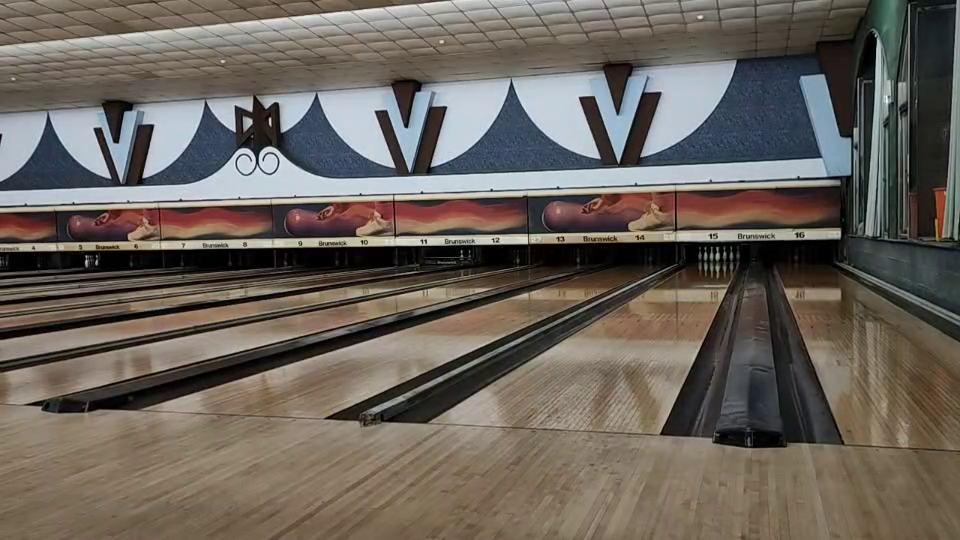
#> input picture frame 41 of videos/test1.mp4, 960 x 540 px, given in place of test.mp4, which was not available
$ python circles.py
#> lines starting #> are read from the running program, lines starting #| are printed output that depends on the picture; after the words box and inside, x2 and y2 are one past the last pixel; in counts of white or black regions, pixels touching at a corner belong together; pictures that were not available may be replaced by others from this repository, and a replacement may not be noted
import cv2
import numpy as np

# 建立影片擷取物件
cap = cv2.VideoCapture('./videos/test.mp4')

while True:
    # 讀取影格
    ret, frame = cap.read()
#> frame is the input picture: shape (540, 960, 3); mean B, G, R 92.2, 100.1, 107.6

    if not ret:
        break

    # 將影格轉換為灰度圖像
    gray = cv2.cvtColor(frame, cv2.COLOR_BGR2GRAY)
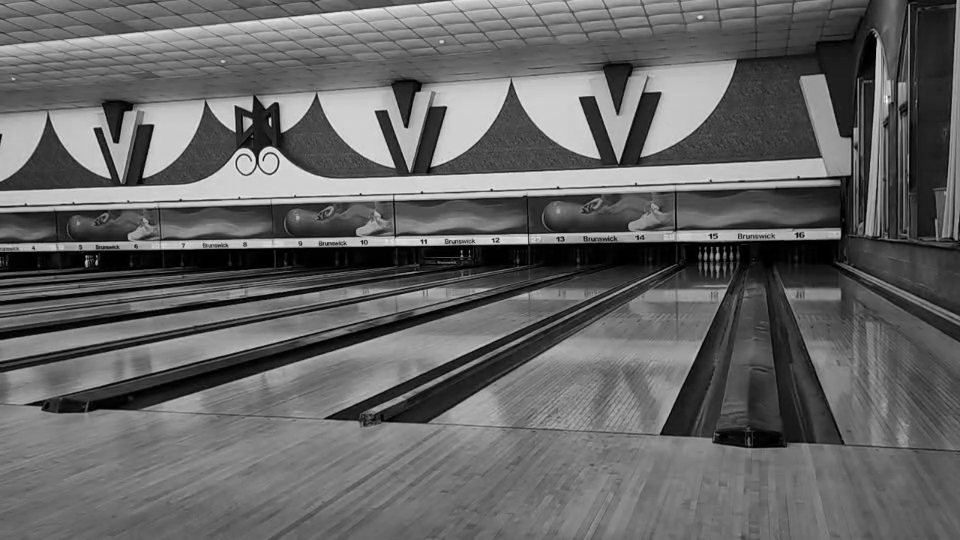
#> gray: shape (540, 960); min 0, max 249, mean 101.4

    # 獲取影像的寬度和高度
    height, width = gray.shape[:2]
#> height = 540; width = 960

    # 計算畫面中間1/3的範圍
    start_x = width // 3
#> start_x = 320
    end_x = width * 2 // 3
#> end_x = 640

    # 只擷取畫面中間1/3的區域進行處理
    gray_roi = gray[:, start_x:end_x]
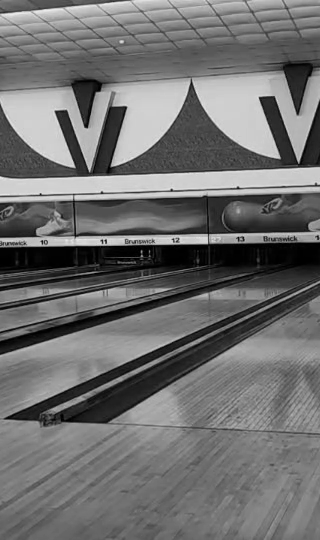
#> gray_roi: shape (540, 320); min 0, max 237, mean 111.8

    # 套用模糊濾鏡以降低噪音
    blurred = cv2.GaussianBlur(gray_roi, (5, 5), 0)
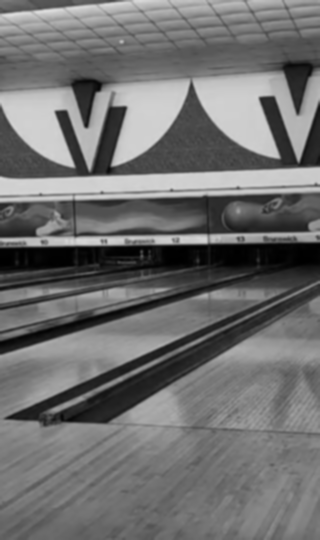
#> blurred: shape (540, 320); min 0, max 221, mean 111.8

    # 偵測圓形，並調整閥值
    circles = cv2.HoughCircles(blurred, cv2.HOUGH_GRADIENT, dp=1, minDist=30, param1=30, param2=40, minRadius=20, maxRadius=50)
#> circles = [[244.5, 396.5, 23.9]]

    # 確保至少偵測到一個圓形
    if circles is not None:
        # 將圓形參數的值轉換成整數
        circles = np.round(circles[0, :]).astype("int")
#> circles = [[244, 396, 24]]

        # 繪製偵測到的圓形
        for (x, y, r) in circles:
            # 轉換圓心的座標到原始圖像的座標
            x += start_x
            # 繪製圓形
            cv2.circle(frame, (x, y), r, (0, 255, 0), 4)
#> this loop made 1 pass
#> (x, y, r) on pass 1: (564, 396, 24)
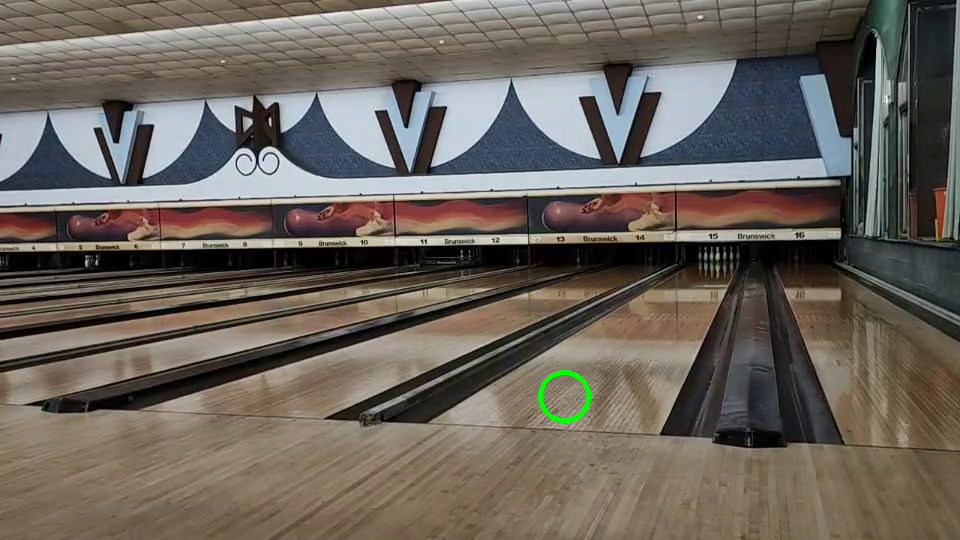
#> frame: shape (540, 960, 3); 0.15% of pixels changed, all inside (x1, y1, x2, y2) = (538, 370, 591, 423)

    # 顯示影像
    cv2.imshow("Detected Circles", frame)

    # 按下 'q' 鍵結束迴圈
    if cv2.waitKey(1) & 0xFF == ord('q'):
#> (key q is pressed here)
        break

# 釋放影片擷取物件與關閉視窗
cap.release()
cv2.destroyAllWindows()

$ run again, starting later in the video
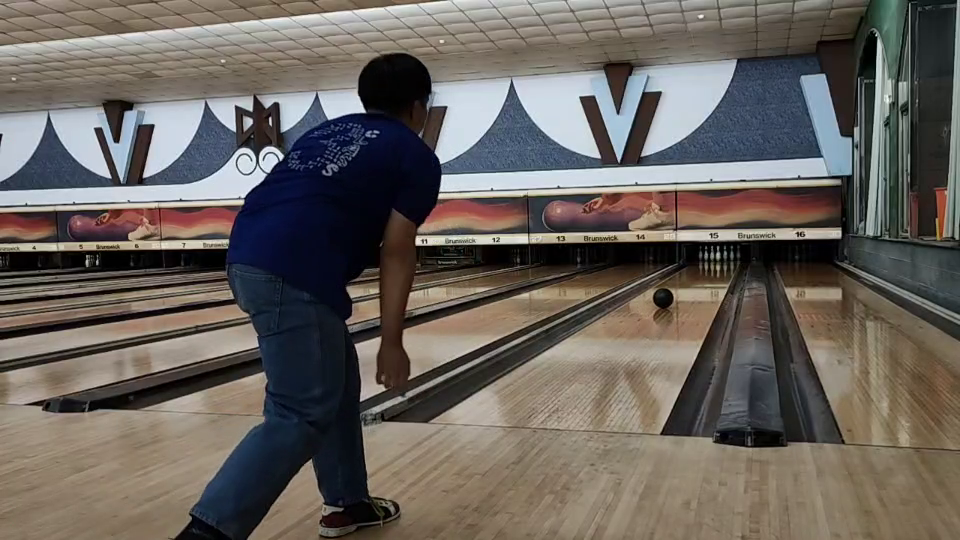
#> input picture frame 187 of videos/test1.mp4, 960 x 540 px, given in place of test.mp4, which was not available
#> frame is the input picture: shape (540, 960, 3); mean B, G, R 93.7, 99.3, 105.3
#> `gray_roi = gray[:, start_x:end_x]`:
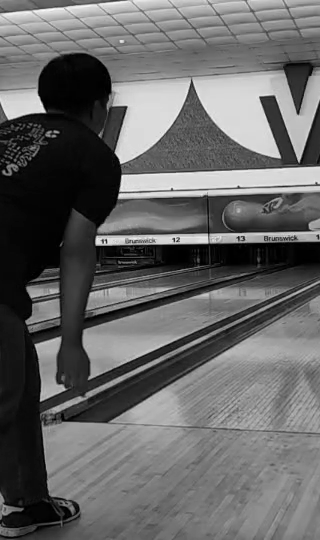
#> gray_roi: shape (540, 320); min 0, max 253, mean 102.1
#> `circles = cv2.HoughCircles(blurred, cv2.HOUGH_GRADIENT, dp=1, minDist=..`: circles = [[229.5, 393.5, 39.4], [269.5, 399.5, 21.6]]
#> `circles = np.round(circles[0, :]).astype("int")`: circles = [[230, 394, 39], [270, 400, 22]]
#> the loop `for (x, y, r) in circles:` made 2 passes
#> (x, y, r) on passes 1 to 2: (550, 394, 39), (590, 400, 22)
#> after the loop `for (x, y, r) in circles:`:
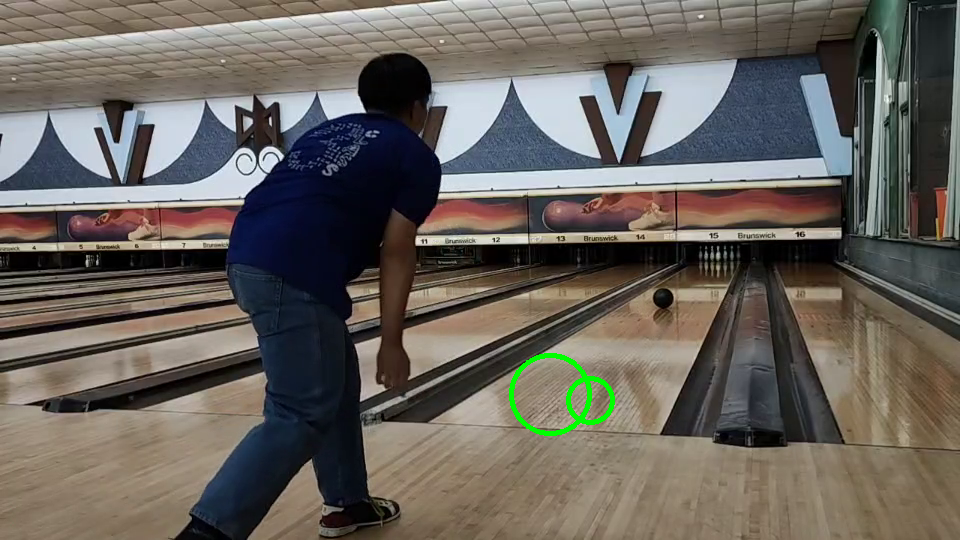
#> frame: shape (540, 960, 3); 0.36% of pixels changed, all inside (x1, y1, x2, y2) = (509, 353, 615, 436)

$ run again, starting later in the video
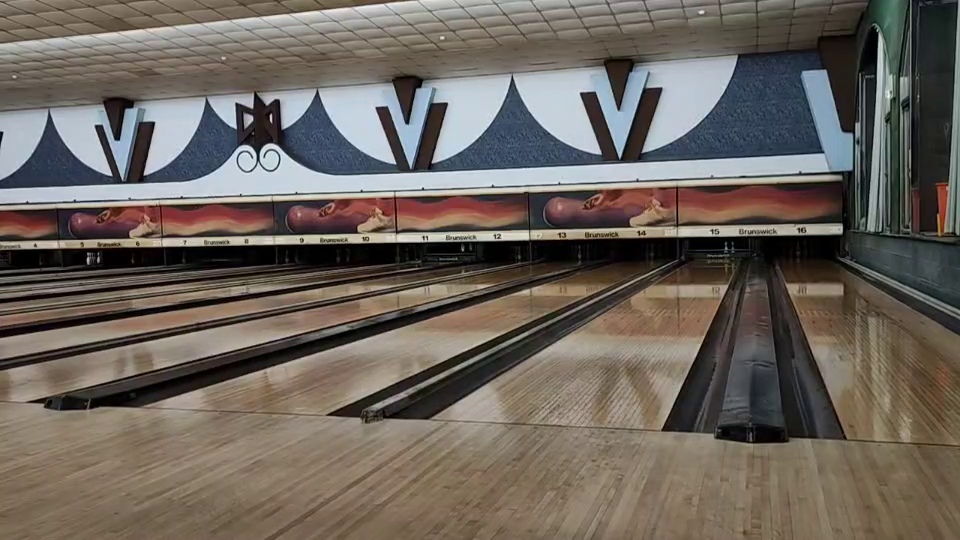
#> input picture frame 333 of videos/test1.mp4, 960 x 540 px, given in place of test.mp4, which was not available
#> frame is the input picture: shape (540, 960, 3); mean B, G, R 93.5, 101.1, 109
#> `gray = cv2.cvtColor(frame, cv2.COLOR_BGR2GRAY)`:
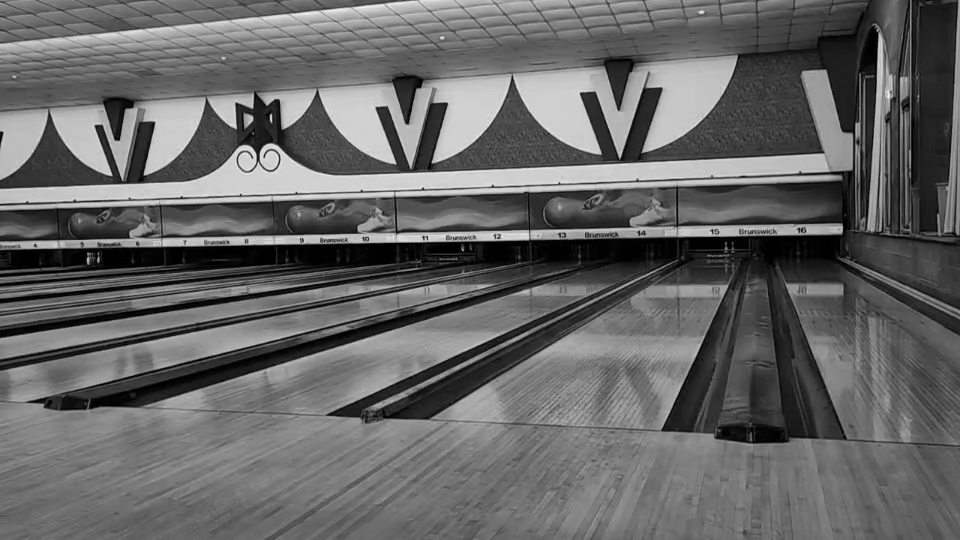
#> gray: shape (540, 960); min 0, max 245, mean 102.6
#> `blurred = cv2.GaussianBlur(gray_roi, (5, 5), 0)`:
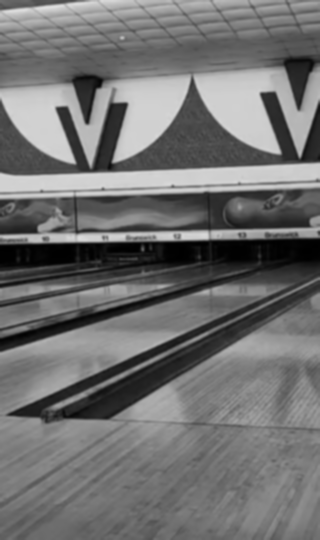
#> blurred: shape (540, 320); min 0, max 222, mean 112.9
#> circles = None
